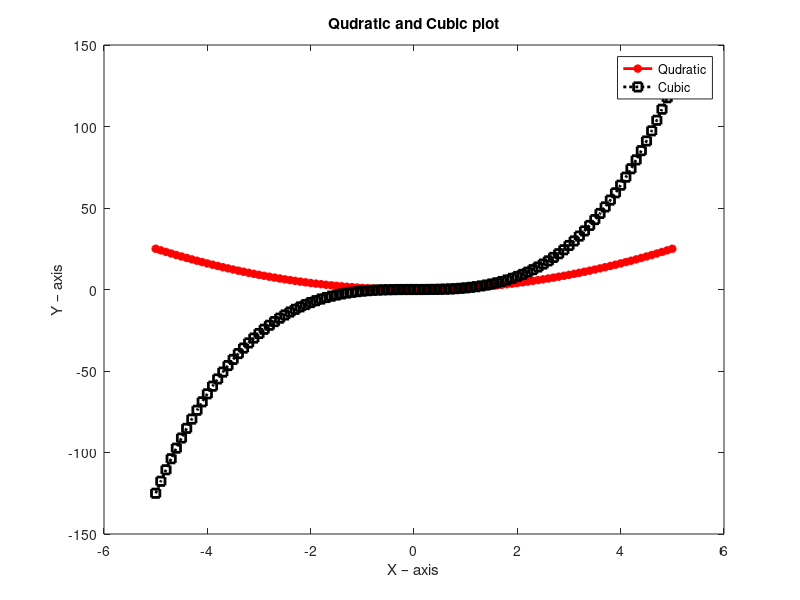

Reproduce this figure in MATLAB.
%Here we are plotting different figures in same figure window
x=-5:0.1:5; % x ranges from-5 to 5 with 0.1 increment
y1=x.^2; %first function
y2=x.^3; %second function
plot(x,y1,'r-*','linewidth',2)
hold on
plot(x,y2,'k:s','linewidth',2)
hold off
title('Qudratic and Cubic plot')
xlabel('X – axis')
ylabel('Y – axis')
legend('Qudratic','Cubic')
